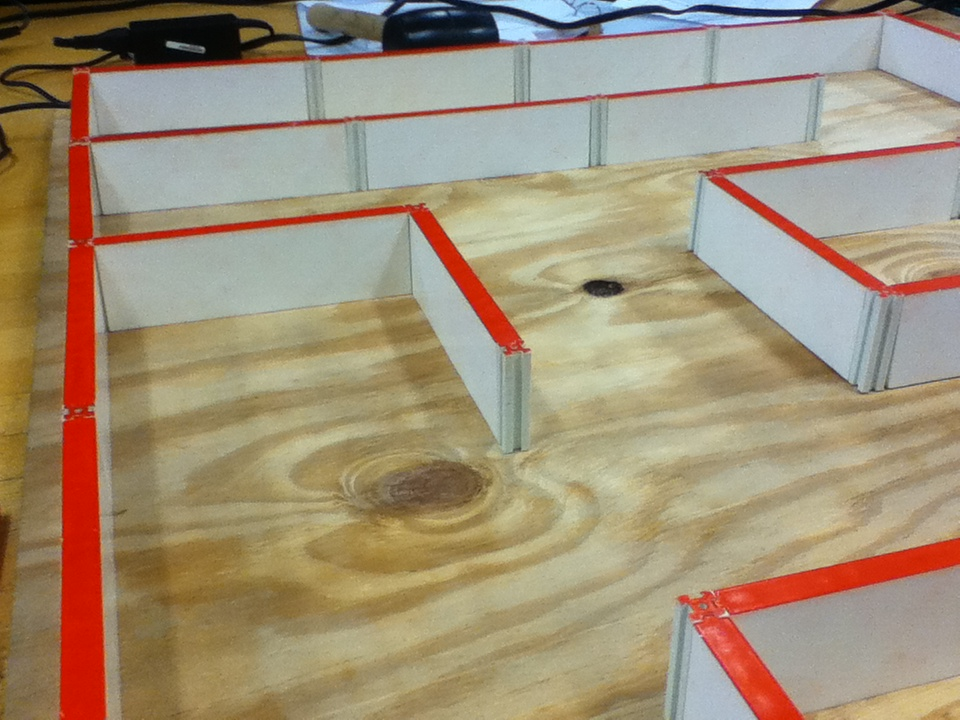
#> input picture data/m7/IMG_0290.JPG, 960 x 720 px
$ python redthreshold.py
#> lines starting #> are read from the running program, lines starting #| are printed output that depends on the picture; after the words box and inside, x2 and y2 are one past the last pixel; in counts of white or black regions, pixels touching at a corner belong together
# -*- coding: utf-8 -*-
"""
Created on Sun Oct 26 13:28:03 2014

@author: Scott Will, SUNY Buffalo, Department of Electrical Engineering
"""

import cv2
import numpy as np

cv2.destroyAllWindows()

# Read in the target image
filename = '../data/m7/IMG_0290.JPG'
img = cv2.imread(filename)
#> img is the input picture: shape (720, 960, 3); mean B, G, R 119.6, 144.7, 161

# Convert BGR to HSV
hsv = cv2.cvtColor(img, cv2.COLOR_BGR2HSV)
#> hsv: shape (720, 960, 3); mean H, S, V 40.4, 80.5, 165.9

# define range of blue color in HSV
lower_red = np.array([0, 0, 0])
upper_red = np.array([5, 255, 255])

# Threshold the HSV image to get only red colors
mask = cv2.inRange(hsv, lower_red, upper_red)
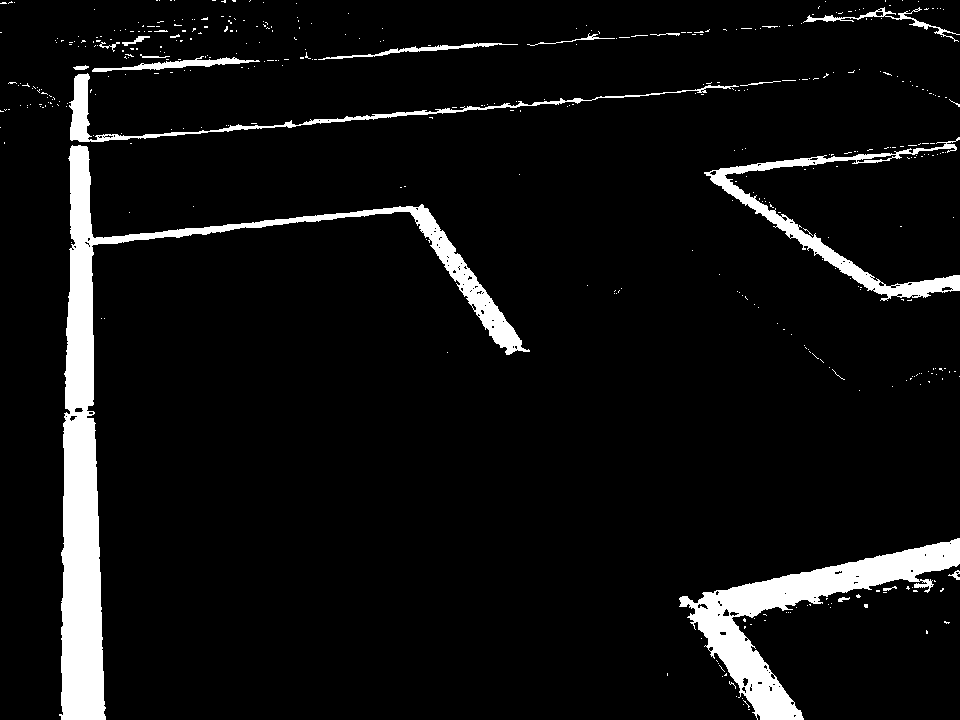
#> mask: shape (720, 960); 6.7% white; 432 white regions (412 under 20 px), largest, box (x1, y1, x2, y2) and area: (59, 145, 530, 720) 22872, (679, 538, 960, 720) 12060, (704, 137, 960, 301) 4851

# Bitwise-AND mask and original image
res = cv2.bitwise_and(img, img, mask=mask)
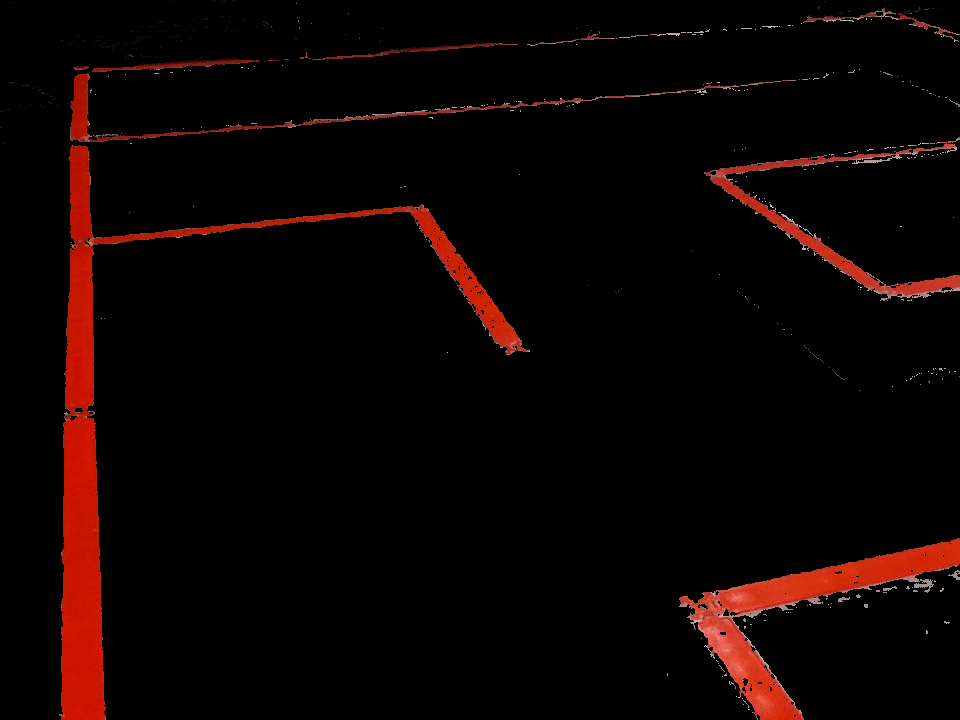
#> res: shape (720, 960, 3); mean B, G, R 1.8, 3.1, 12.7

size = np.size(img)
#> size = 2073600
skel = np.zeros(img.shape, np.uint8)

#> (the run stopped early here; a loop or call above may not have finished)

$ run again, with data/m7/IMG_0289.JPG copied over data/m7/IMG_0290.JPG
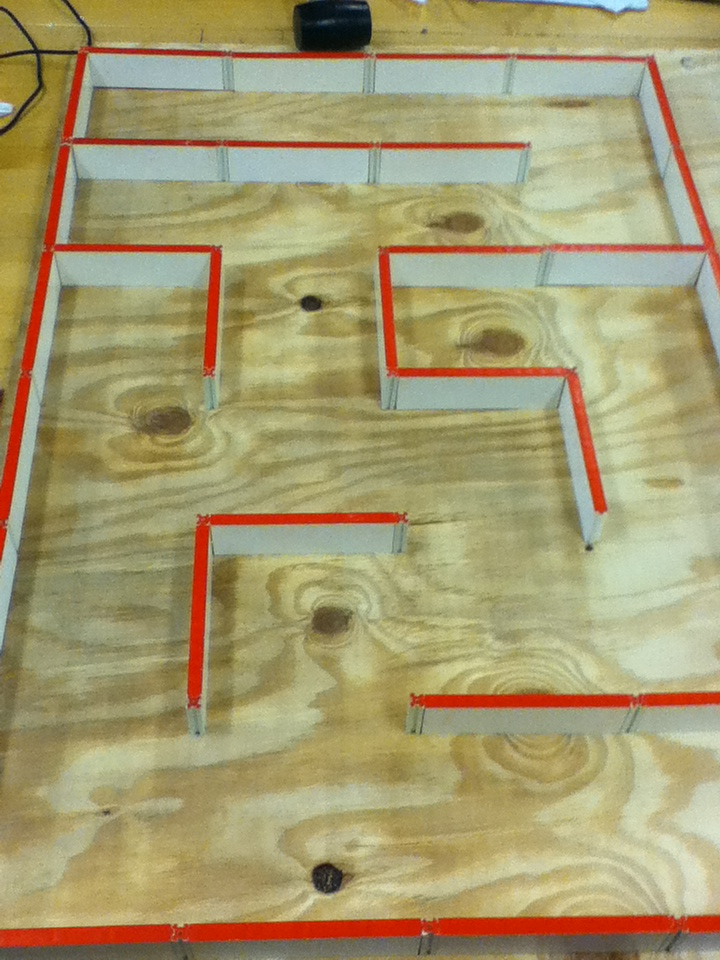
#> input picture data/m7/IMG_0289.JPG, 720 x 960 px
#> img is the input picture: shape (960, 720, 3); mean B, G, R 111.7, 154.6, 165.7
#> hsv: shape (960, 720, 3); mean H, S, V 31.7, 89.7, 169
#> `mask = cv2.inRange(hsv, lower_red, upper_red)`:
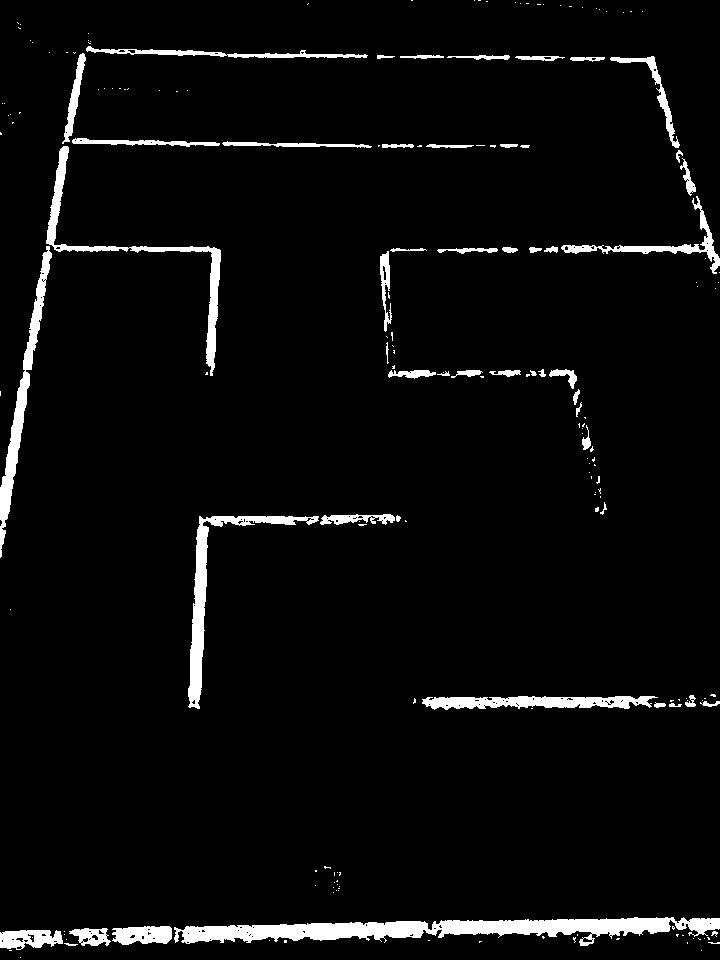
#> mask: shape (960, 720); 4.3% white; 189 white regions (138 under 20 px), largest, box (x1, y1, x2, y2) and area: (174, 917, 720, 946) 7776, (188, 516, 319, 709) 2946, (0, 246, 52, 558) 2708
#> `res = cv2.bitwise_and(img, img, mask=mask)`:
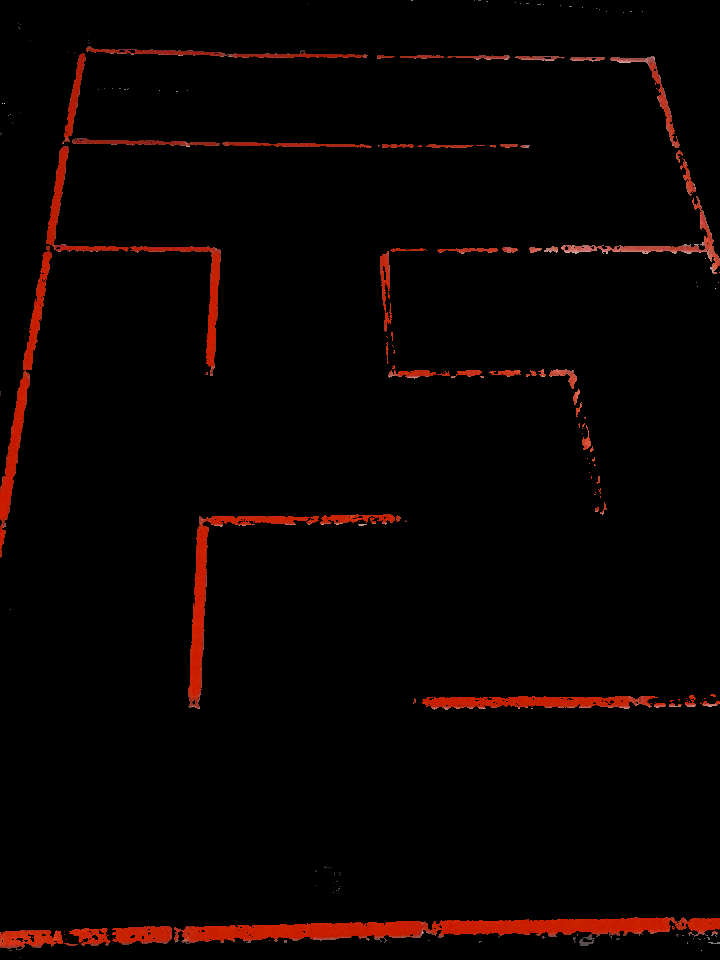
#> res: shape (960, 720, 3); mean B, G, R 0.9, 1.9, 8.1
#> size = 2073600

$ run again, with data/m7/IMG_0291.JPG copied over data/m7/IMG_0290.JPG
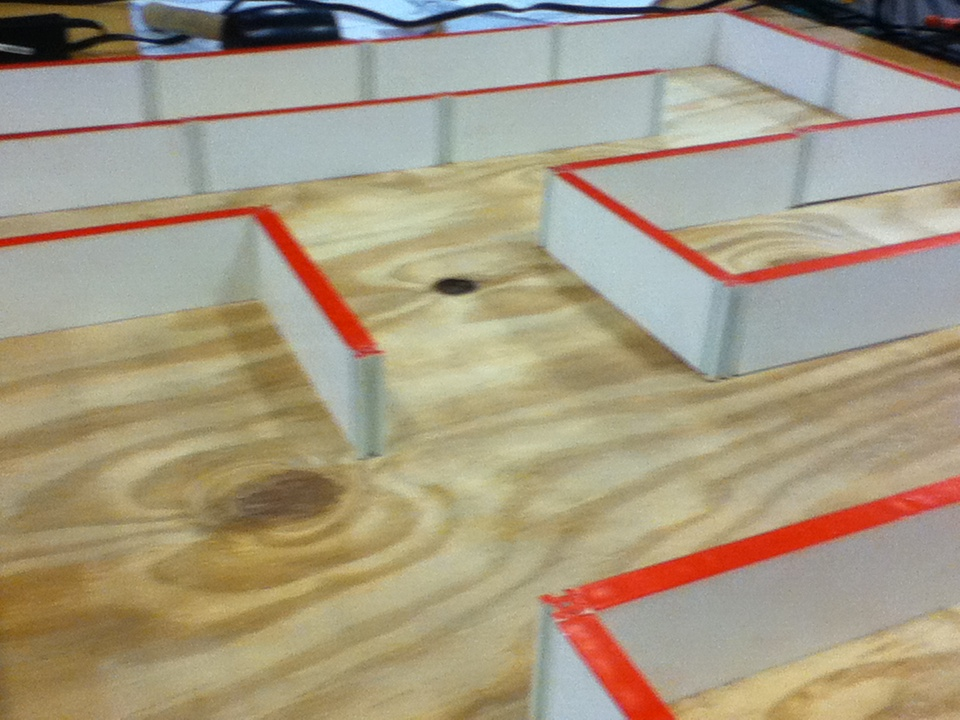
#> input picture data/m7/IMG_0291.JPG, 960 x 720 px
#> img is the input picture: shape (720, 960, 3); mean B, G, R 130.7, 154, 165.7
#> hsv: shape (720, 960, 3); mean H, S, V 43.7, 68.3, 170.8
#> `mask = cv2.inRange(hsv, lower_red, upper_red)`:
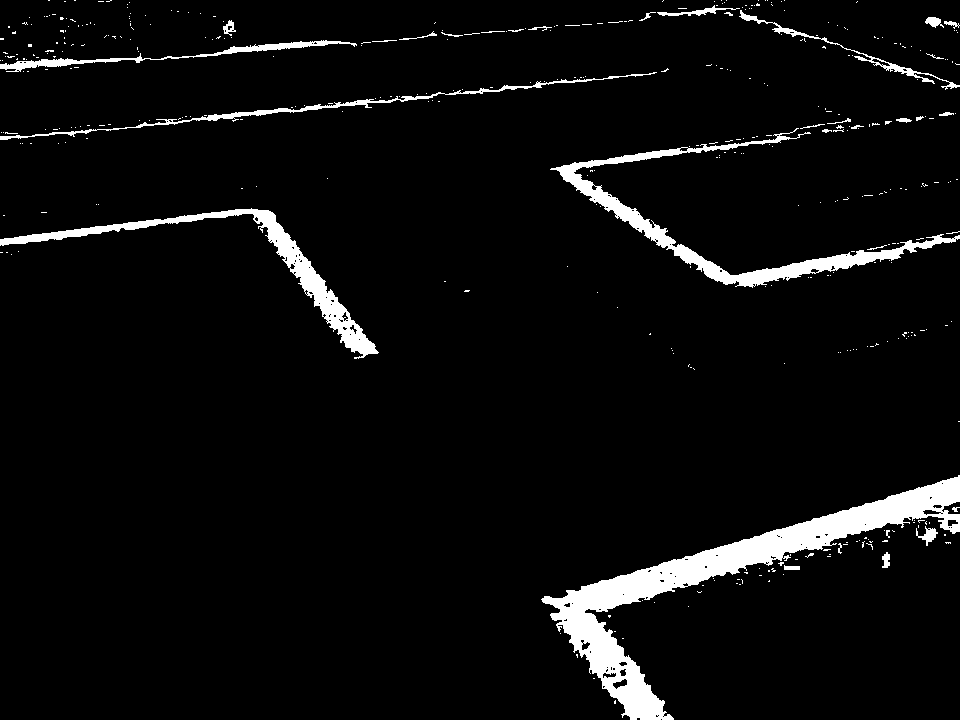
#> mask: shape (720, 960); 5% white; 415 white regions (383 under 20 px), largest, box (x1, y1, x2, y2) and area: (541, 475, 960, 720) 16291, (550, 128, 960, 288) 6348, (0, 208, 379, 359) 5074
#> `res = cv2.bitwise_and(img, img, mask=mask)`:
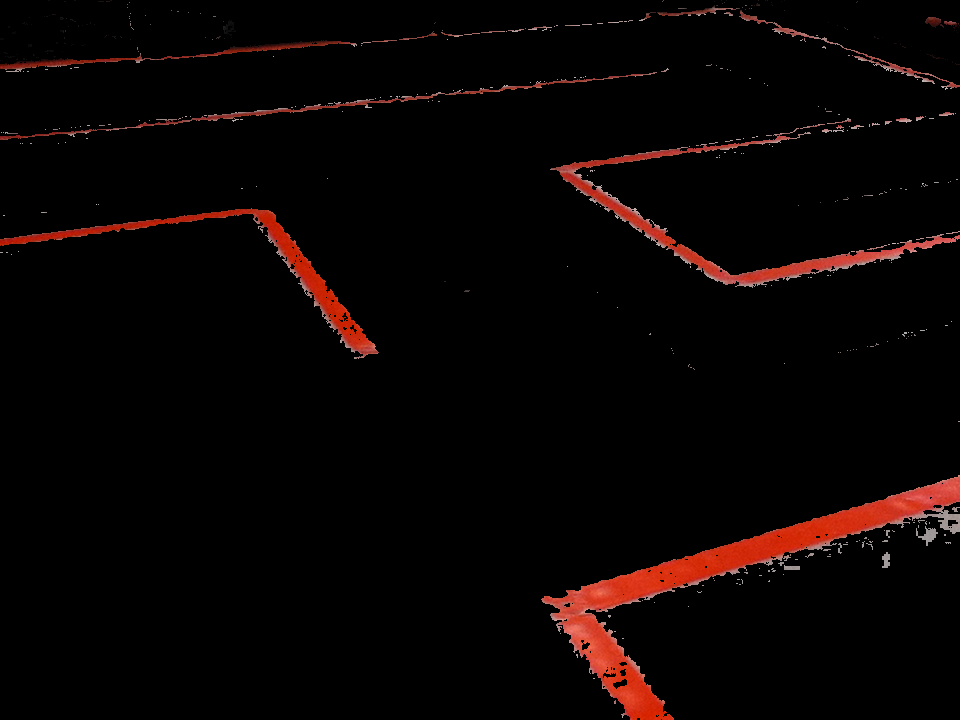
#> res: shape (720, 960, 3); mean B, G, R 2.6, 3.5, 9.4
#> size = 2073600

$ run again, with data/m7/IMG_0292.JPG copied over data/m7/IMG_0290.JPG
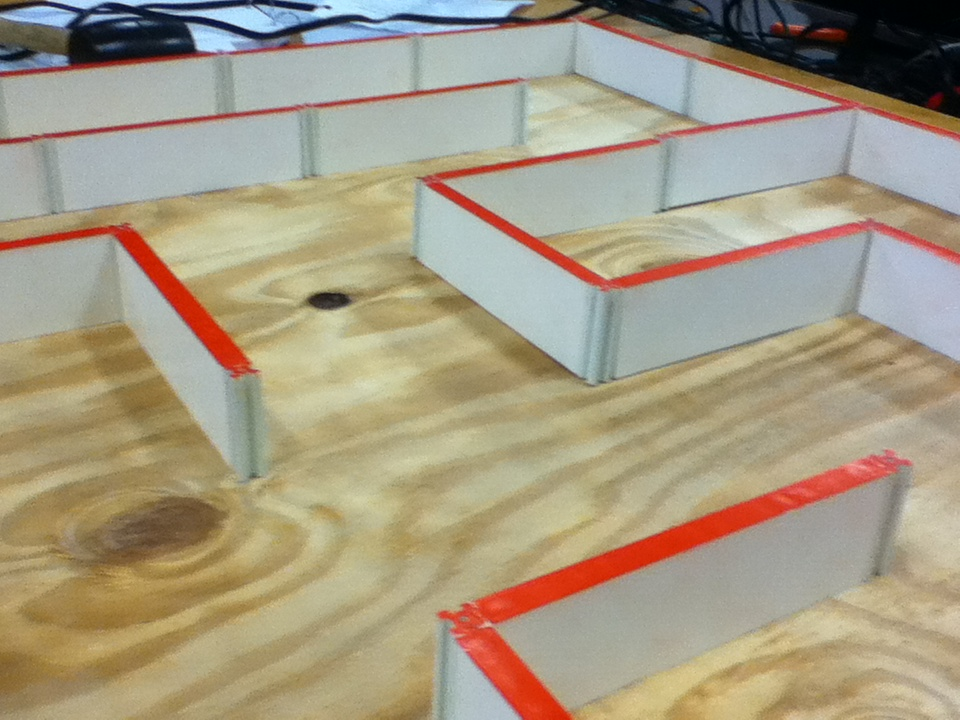
#> input picture data/m7/IMG_0292.JPG, 960 x 720 px
#> img is the input picture: shape (720, 960, 3); mean B, G, R 131.4, 154.8, 166.1
#> hsv: shape (720, 960, 3); mean H, S, V 43.8, 70.7, 171.7
#> `mask = cv2.inRange(hsv, lower_red, upper_red)`:
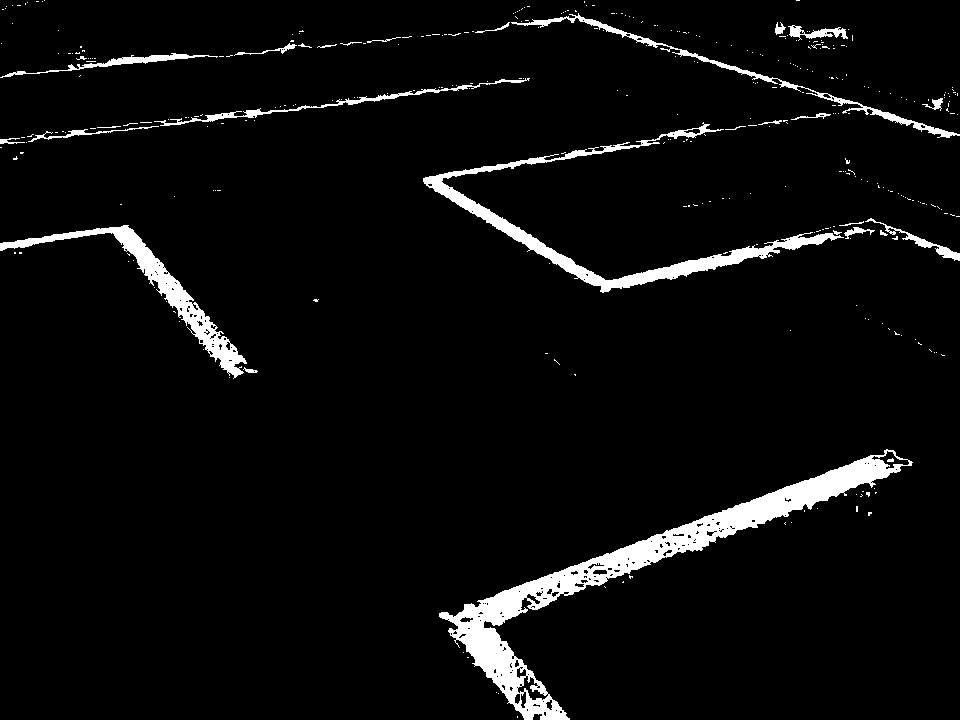
#> mask: shape (720, 960); 4.7% white; 347 white regions (318 under 20 px), largest, box (x1, y1, x2, y2) and area: (439, 449, 913, 720) 14853, (423, 122, 844, 293) 6291, (0, 225, 247, 379) 4225
#> `res = cv2.bitwise_and(img, img, mask=mask)`:
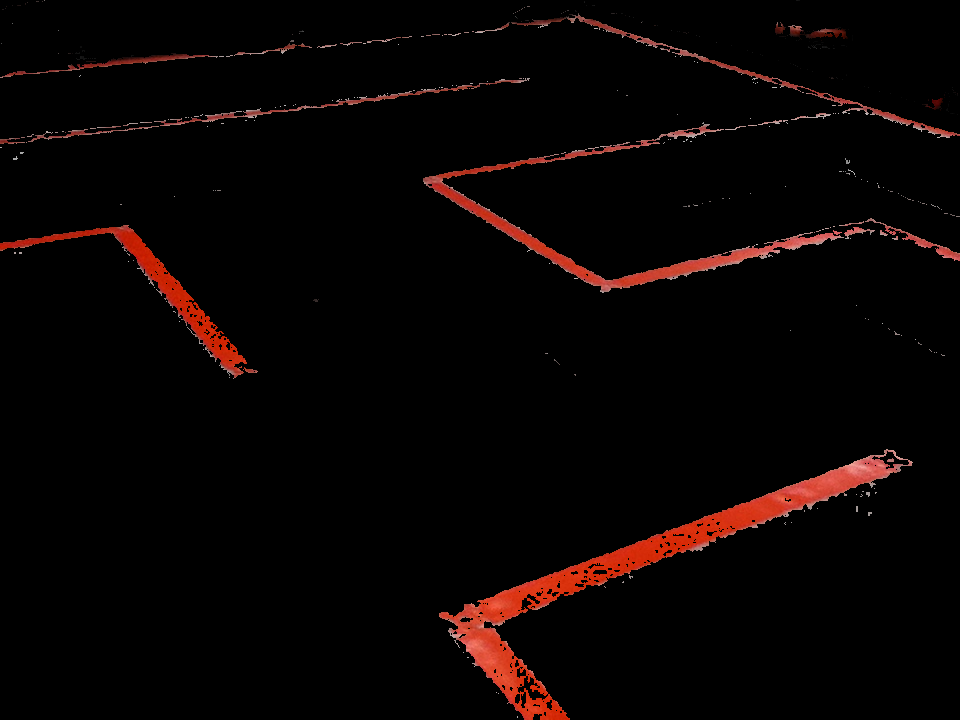
#> res: shape (720, 960, 3); mean B, G, R 2.4, 3.3, 9
#> size = 2073600
